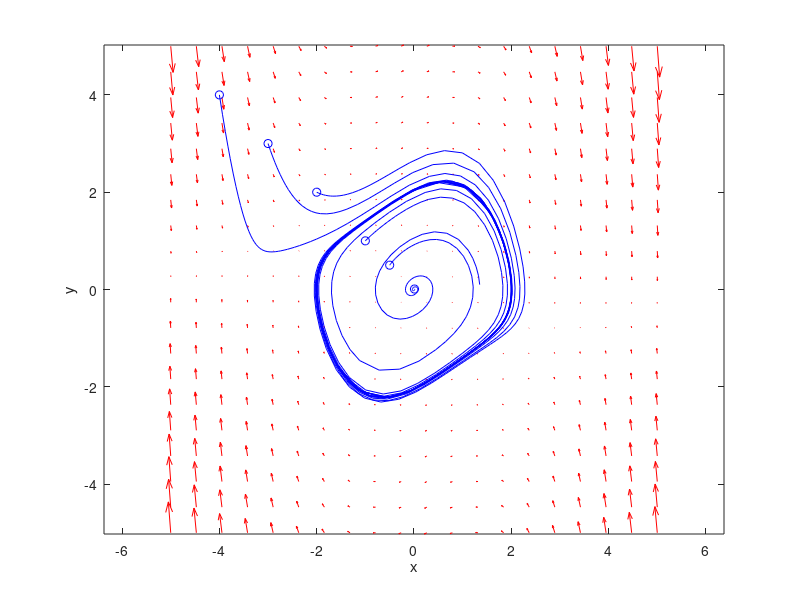

This chart was generated by the following MATLAB code:
clc
clear
close all
% Define the system of ODEs
odefun = @(t,x) [x(2); -x(1) + 0.5*(1 - x(1)^2)*x(2)]; % Van der Pol equation

% Define the range of state values
xmin = -5;
xmax = 5;
ymin = -5;
ymax = 5;

% Define the grid size for plotting the vector field
gridsize = 20;

% Create a grid of points
[x,y] = meshgrid(linspace(xmin,xmax,gridsize),linspace(ymin,ymax,gridsize));

% Evaluate the system of ODEs at each grid point
u = zeros(size(x));
v = zeros(size(y));
t = 0; % dummy variable for time
for i = 1:numel(x)
    xdot = odefun(t,[x(i); y(i)]);
    u(i) = xdot(1);
    v(i) = xdot(2);
end

% Plot the vector field using quiver function
figure;
quiver(x,y,u,v,'r'); % vector field in red
xlabel('x');
ylabel('y');
axis tight equal;

% Choose a set of initial conditions for plotting the trajectories
hold on;
ic = [-4 4; -3 3; -2 2; -1 1; -0.5 0.5; 0.01 0.01]; % each row is an initial condition

% Define the time span for solving the ODE
tspan = [-10 10]; % integrate backwards and forwards in time

% Loop over the initial conditions
for r = 1:size(ic,1)
    % Solve the ODE using ode45 function
    [t,x] = ode45(odefun,tspan,ic(r,:));
    
    % Plot the trajectory
    plot(x(:,1),x(:,2),'b') % trajectory in blue
    plot(x(1,1),x(1,2),'bo') % starting point in blue
    
end

hold off;
